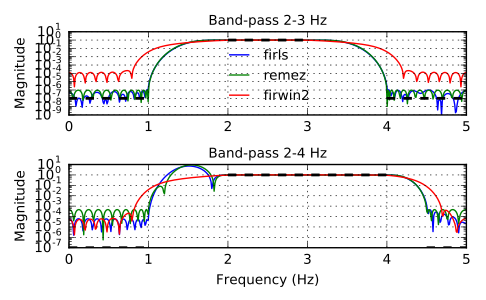

Here is the Python script that generated this plot:
# We want to construct a band-pass filter. Note that the behavior in the
# frequency ranges between our stop bands and pass bands is unspecified,
# and thus may overshoot depending on the parameters of our filter:

from scipy import signal
import matplotlib.pyplot as plt
fig, axs = plt.subplots(2)
nyq = 5.  # Hz
desired = (0, 0, 1, 1, 0, 0)
for bi, bands in enumerate(((0, 1, 2, 3, 4, 5), (0, 1, 2, 4, 4.5, 5))):
    fir_firls = signal.firls(73, bands, desired, nyq=nyq)
    fir_remez = signal.remez(73, bands, desired[::2], Hz=2 * nyq)
    fir_firwin2 = signal.firwin2(73, bands, desired, nyq=nyq)
    hs = list()
    ax = axs[bi]
    for fir in (fir_firls, fir_remez, fir_firwin2):
        freq, response = signal.freqz(fir)
        hs.append(ax.semilogy(nyq*freq/(np.pi), np.abs(response))[0])
    for band, gains in zip(zip(bands[::2], bands[1::2]), zip(desired[::2], desired[1::2])):
        ax.semilogy(band, np.maximum(gains, 1e-7), 'k--', linewidth=2)
    if bi == 0:
        ax.legend(hs, ('firls', 'remez', 'firwin2'), loc='lower center', frameon=False)
    else:
        ax.set_xlabel('Frequency (Hz)')
    ax.grid(True)
    ax.set(title='Band-pass %d-%d Hz' % bands[2:4], ylabel='Magnitude')
# ...
fig.tight_layout()
plt.show()
